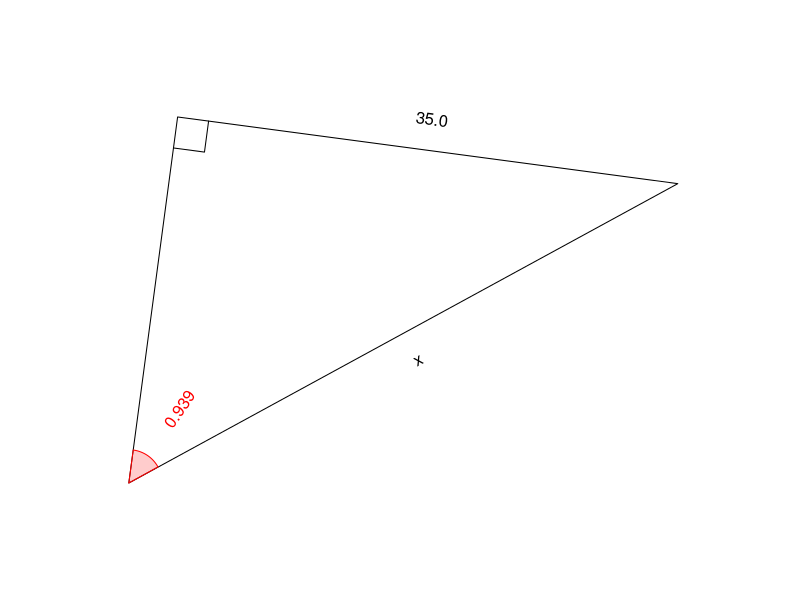

This chart was generated by the following R code:
## ---- chunk 1
while(T){
    th = signif(round(runif(1,pi/12,pi/2-pi/12),3),3)
    ol = round(runif(1,10,100),1)
    hl = ol/sin(th)
    al = hl*cos(th)
    ans = hl
    tol = 0.1
    an2 = signif(ans,3)
    if(ol>10 && al>10 && hl<100  && an2%%1 != 0){break}
}

if(th<1){
    angstr = sprintf("%.3f",th)
} else {
    angstr = sprintf("%.2f",th)
}
ostr = sprintf("%.1f",signif(ol,3))
astr = ""
hstr = "x"

## ---- chunk 2
par(mar=c(0,0,0,0),pty="s")

refl = sample(c(T,F),1)

bmp = 0.05
xs = c(0,cos(th),cos(th))
ys = c(0,0,sin(th))
xlo = cos(th)+bmp
ylo = sin(th)/2
srto = 90
xla = cos(th)/2
yla = -bmp
srta = 0
xlh = cos(th)/2+bmp*cos(th+pi/2)
ylh = sin(th)/2+bmp*sin(th+pi/2)
srth = th/pi*180
xang = bmp*cos(seq(0,th,pi/360))/th
yang = bmp*sin(seq(0,th,pi/360))/th
xlang = bmp*cos(th/2)/th+1.8*bmp*cos(th/2)
ylang = bmp*sin(th/2)/th+1.8*bmp*sin(th/2)
srtang = th/2/pi*180
xsq = c(cos(th)-bmp,cos(th)-bmp,cos(th))
ysq = c(0,bmp,bmp)

if(refl){
    xs = -xs
    xlo = -xlo
    srto = -90
    xla = -xla
    srta = 0
    xlh = -xlh
    srth = -th/pi*180
    xang = -xang
    xlang = -xlang
    srtang = -th/2/pi*180
    xsq = -xsq
}

rotang = runif(1,0,2*pi)

xs2 = xs*cos(rotang)-ys*sin(rotang)
ys2 = xs*sin(rotang)+ys*cos(rotang)
xlo2 = xlo*cos(rotang)-ylo*sin(rotang)
ylo2 = xlo*sin(rotang)+ylo*cos(rotang)
srto2 = (srto+rotang/pi*180+90)%%180-90
xla2 = xla*cos(rotang)-yla*sin(rotang)
yla2 = xla*sin(rotang)+yla*cos(rotang)
srta2 = (srta+rotang/pi*180+90)%%180-90
xlh2 = xlh*cos(rotang)-ylh*sin(rotang)
ylh2 = xlh*sin(rotang)+ylh*cos(rotang)
srth2 = (srth+rotang/pi*180+90)%%180-90
srtang2 = (srtang+rotang/pi*180+90)%%180-90
xang2 = xang*cos(rotang)-yang*sin(rotang)
yang2 = xang*sin(rotang)+yang*cos(rotang)
xlang2 = xlang*cos(rotang)-ylang*sin(rotang)
ylang2 = xlang*sin(rotang)+ylang*cos(rotang)
xsq2 = xsq*cos(rotang)-ysq*sin(rotang)
ysq2 = xsq*sin(rotang)+ysq*cos(rotang)

xxx = c(xs2,xlo2,xla2,xlh2,xlang2)
yyy = c(ys2,ylo2,yla2,ylh2,ylang2)

widx = (max(xxx)-min(xxx))/2
widy = (max(yyy)-min(yyy))/2
midx = (max(xxx)+min(xxx))/2
midy = (max(yyy)+min(yyy))/2
wid = max(c(widx,widy))

plot(0,0,"n",xlim=c(midx-wid,midx+wid),ylim=c(midy-wid,midy+wid),axes=F,ann=F)

polygon(xs2,ys2)
lines(xsq2,ysq2)
text(xlo2,ylo2,ostr,srt=srto2)
text(xla2,yla2,astr,srt=srta2)
text(xlh2,ylh2,hstr,srt=srth2)
polygon(c(0,xang2),c(0,yang2),border="red",col=rgb(1,0,0,0.2))
text(xlang2,ylang2,angstr,srt=srtang2,col="red")
